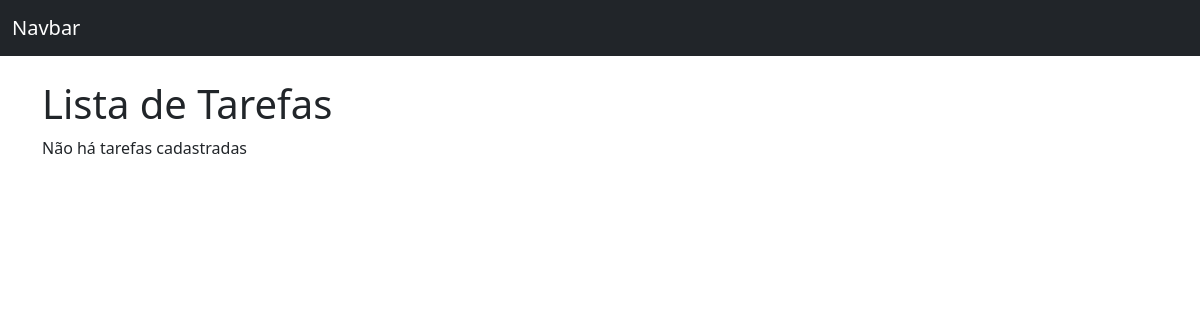
The page /lista_tarefas/ on the database as committed earlier.
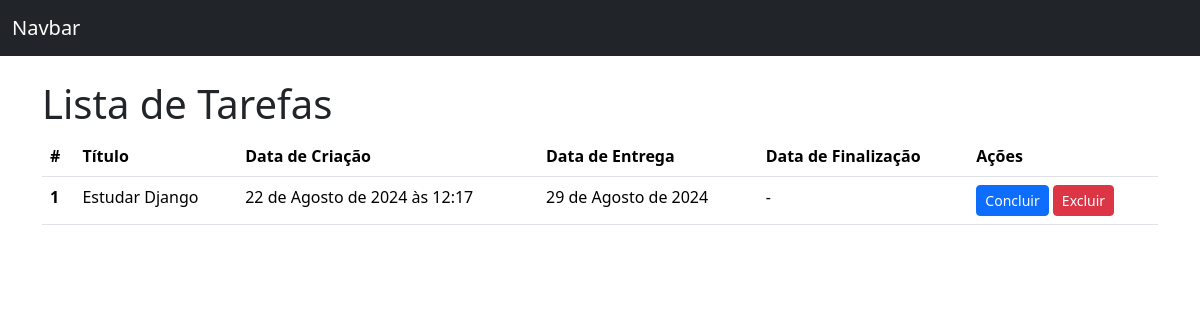
The same page on the database as committed later.
### paginas/models.py (models this page shows)
class Todo(models.Model):
    titulo = models.CharField(max_length=100, null=False, blank=False)
    data_criacao = models.DateTimeField(auto_now_add=False, null=False, blank=False)
    data_entrega = models.DateField(null=False, blank=False)
    data_finalizacao = models.DateField(
        null=True,
    )

### paginas/views.py (the view)
# urls.py: path("lista_tarefas/", TodoListView.as_view(template_name="todos/lista_todo.html"), name="lista_tarefa"),
class TodoListView(ListView):
    model = Todo

### paginas/templates/todos/lista_todo.html (shortened to what this page needs)
<!DOCTYPE html>
<html lang="pt-br">
  <head>
    <link href="https://cdn.jsdelivr.net/npm/bootstrap@5.3.3/dist/css/bootstrap.min.css" rel="stylesheet">
  </head>
  <body>
    <nav class="navbar bg-dark mb-4" data-bs-theme="dark">
        <div class="container-fluid">
          <a class="navbar-brand" href="#">Navbar</a>
        </div>
    </nav>
    <main class="container">
        <h1>Lista de Tarefas</h1>
        {% if todo_list %}
            <table class="table">
                <thead>
                  <tr>
                    <th scope="col">#</th>
                    <th scope="col">Título</th>
                    <th scope="col">Data de Criação</th>
                    <th scope="col">Data de Entrega</th>
                    <th scope="col">Data de Finalização</th>
                    <th scope="col">Ações</th>
                  </tr>
                </thead>
                <tbody>
                    {% for todo in todo_list %}
                        <tr>
                            <th scope="row">{{ todo.pk }}</th>
                            <td>{{ todo.titulo }}</td>
                            <td>{{ todo.data_criacao }}</td>
                            <td>{{ todo.data_entrega }}</td>
                            <td>{{ todo.data_finalizacao|default:"-" }}</td>
                            <td>
                                <a href="#" class="btn btn-primary btn-sm">Concluir</a>
                                <a href="#" class="btn btn-danger btn-sm">Excluir</a>
                            </td>
                        </tr>
                    {% endfor %}
                </tbody>
              </table>
        {% else %}
              <p>Não há tarefas cadastradas</p>
        {% endif %}
    </main>
  </body>
</html>

Rows that differ between the two databases and show on the page:
added Todo: pk "1", titulo "Estudar Django", data_criacao "22 de Agosto de 2024 às 12:17", data_entrega "29 de Agosto de 2024", data_finalizacao "-"
Other text that changed with them:
text no longer shown: "Não há tarefas cadastradas"
text now shown: "# Título Data de Criação Data de Entrega Data de Finalização Ações"
